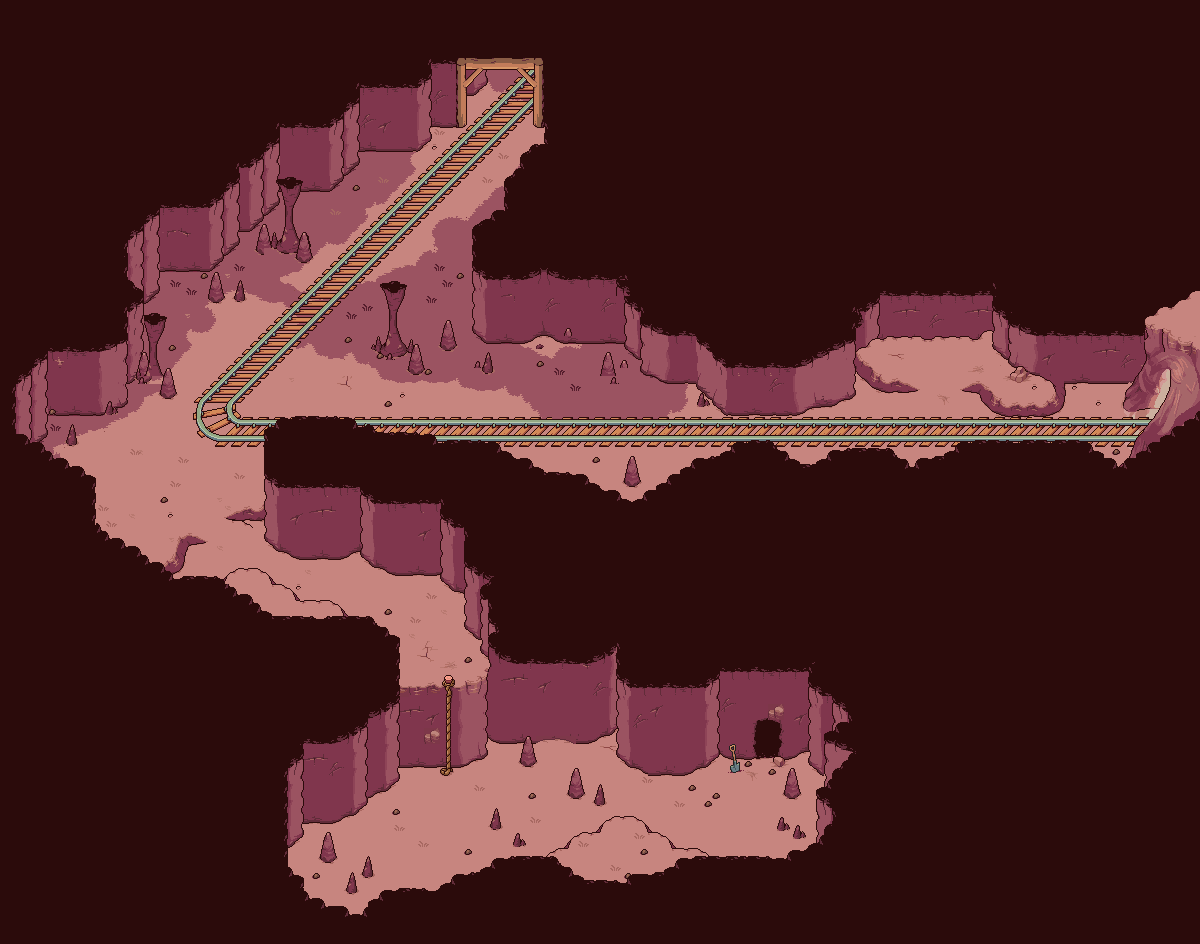

This is a level from a 2D game, rendered from its Tiled map with the project's own tilesets. A one-line summary and the map file follow, with tile-layer data summarised:
An orthogonal 150x118 tile map with 8x8 px tiles, 8 tile layers (Ground, Ground2, Walls, Terrain, ...) and 3 objects (3x door).

<map version="1.0" orientation="orthogonal" renderorder="right-down" width="150" height="118" tilewidth="8" tileheight="8" backgroundcolor="#2b0b0b" nextobjectid="4">
 <properties>
  <property name="name" value="railwaycave2" />
  <property name="subtitle" value="railwaycave2" />
  <property name="title" value="railwaycave2" />
 </properties>
 <tileset firstgid="1" source="RailwayBend.tsx" />
 <layer name="Ground" width="150" height="118">
  <properties>
   <property name="name" value="railcave" />
   <property name="subtitle" value="Railroad cave" />
   <property name="title" value="railroad cave" />
  </properties>
  <data>[17700 cells, 5333 non-empty, 99 distinct tile ids]</data>
 </layer>
 <layer name="Ground2" width="150" height="118">
  <data>[17700 cells, 1168 non-empty, 154 distinct tile ids]</data>
 </layer>
 <layer name="Walls" width="150" height="118">
  <data>[17700 cells, 2823 non-empty, 399 distinct tile ids]</data>
 </layer>
 <layer name="Terrain" width="150" height="118">
  <data>[17700 cells, 1457 non-empty, 639 distinct tile ids]</data>
 </layer>
 <layer name="Railroad" width="150" height="118">
  <data>[17700 cells, 998 non-empty, 139 distinct tile ids]</data>
 </layer>
 <layer name="Overlay Underlay" width="150" height="118">
  <properties>
   <property name="depth" value="998" />
  </properties>
  <data>[17700 cells, 827 non-empty, 154 distinct tile ids]</data>
 </layer>
 <layer name="Overlay" width="150" height="118">
  <properties>
   <property name="depth" value="999" />
  </properties>
  <data>[17700 cells, 2434 non-empty, 146 distinct tile ids]</data>
 </layer>
 <objectgroup name="objects">
  <object id="1" name="door2" type="door" x="1179" y="364" width="9" height="90">
   <properties>
    <property name="map" value="belring transition" />
    <property name="xto" value="1320" />
    <property name="yto" value="2232" />
   </properties>
  </object>
  <object id="2" name="door3" type="door" x="752" y="735" width="30" height="20">
   <properties>
    <property name="map" value="cave2" />
    <property name="xto" value="88" />
    <property name="yto" value="384" />
   </properties>
  </object>
  <object id="3" name="door1" type="door" x="483" y="35" width="150" height="19">
   <properties>
    <property name="map" value="belring transition" />
    <property name="xto" value="1600" />
    <property name="yto" value="1392" />
   </properties>
  </object>
 </objectgroup>
 <layer name="Collisions" width="150" height="118">
  <data>[17700 cells, 1138 non-empty, 7 distinct tile ids]</data>
 </layer>
</map>
